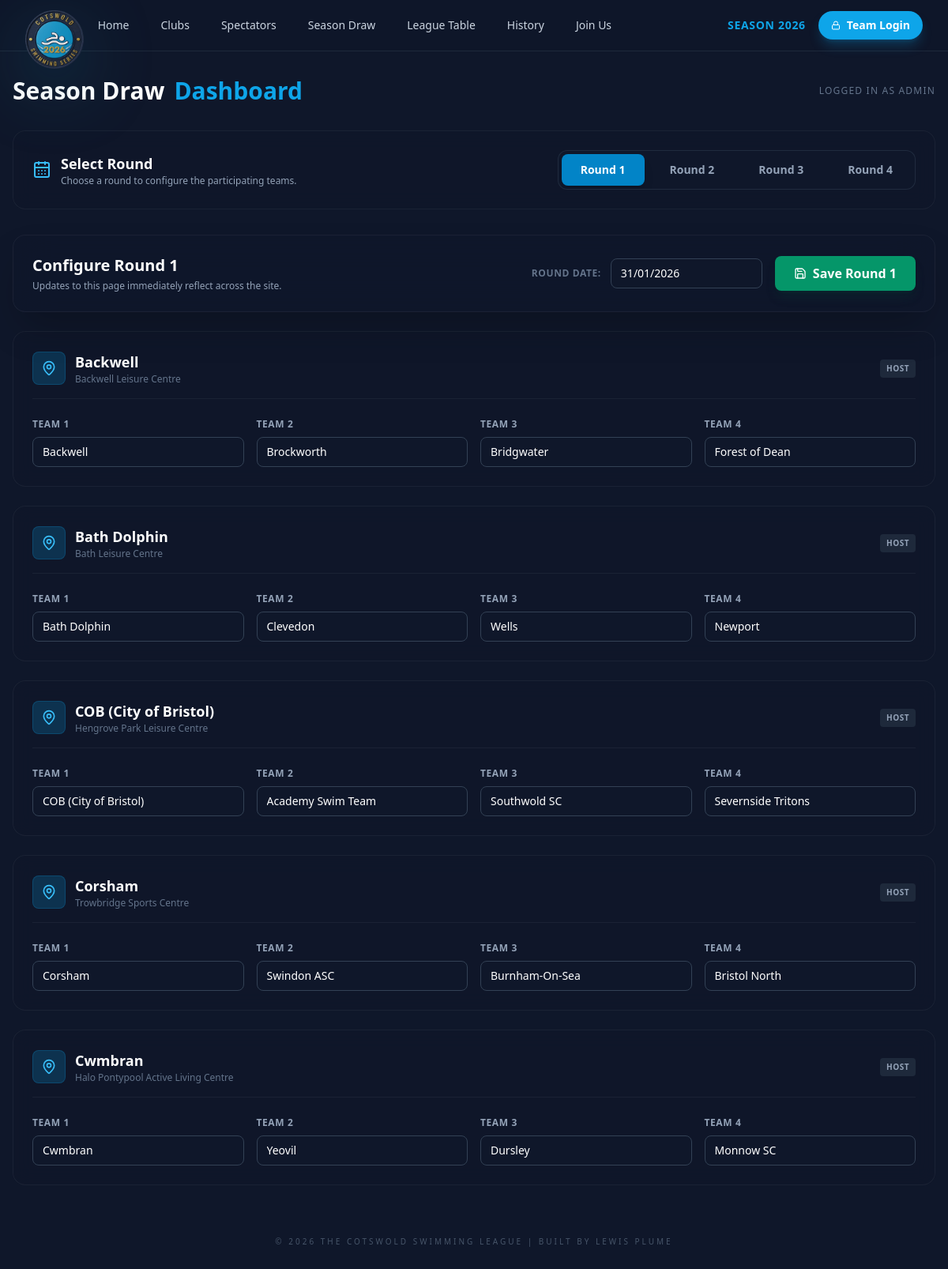
Page /_legacy/edit_draw.php (signed in) on the committed database.
### tables this page shows
CREATE TABLE `venue_details` (
  `id` int(11) NOT NULL AUTO_INCREMENT,
  `club_id` int(11) DEFAULT NULL,
  `round_number` int(11) NOT NULL,
  `venue_name` varchar(255) DEFAULT NULL,
  `address` text DEFAULT NULL,
  `warmup_time` varchar(100) DEFAULT 'Refer to Host',
  `start_time` varchar(100) DEFAULT NULL,
  `payment_info` varchar(255) DEFAULT 'Cash Only',
  `parking_info` text DEFAULT NULL,
  `updated_at` timestamp NOT NULL DEFAULT current_timestamp() ON UPDATE current_timestamp(),
  `team_1_id` int(11) DEFAULT NULL,
  `team_2_id` int(11) DEFAULT NULL,
  `team_3_id` int(11) DEFAULT NULL,
  `team_4_id` int(11) DEFAULT NULL,
  `round_date` varchar(50) DEFAULT NULL,
  `results_file` varchar(255) DEFAULT NULL,
  `teamsheet_link` varchar(500) DEFAULT NULL,
  PRIMARY KEY (`id`),
  KEY `fk_venue_club` (`club_id`),
  CONSTRAINT `fk_venue_club` FOREIGN KEY (`club_id`) REFERENCES `clubs` (`id`)
);

CREATE TABLE `clubs` (
  `id` int(11) NOT NULL AUTO_INCREMENT,
  `name` varchar(100) NOT NULL,
  `logo` varchar(50) DEFAULT NULL,
  `pool_name` varchar(100) DEFAULT NULL,
  `postcode` varchar(10) DEFAULT NULL,
  `website` varchar(255) DEFAULT NULL,
  PRIMARY KEY (`id`)
);

### db.php (called while the page is built, shortened)
<?php
function cotswold_config_value(string $key, string $default = ''): string
{
    return $default;
}
$servername = cotswold_config_value('COTSWOLD_DB_HOST', 'localhost');
$username = cotswold_config_value('COTSWOLD_DB_USER', 'root');
$password = cotswold_config_value('COTSWOLD_DB_PASS', '');
$dbname = cotswold_config_value('COTSWOLD_DB_NAME', 'cotswold_league');
try {
    $conn = new mysqli($servername, $username, $password, $dbname);
} catch (mysqli_sql_exception $e) {
    error_log('Database connection failed: ' . $e->getMessage());
    http_response_code(503);
    die('Service temporarily unavailable.');
}
$conn->query("CREATE TABLE IF NOT EXISTS global_settings (
    setting_key VARCHAR(50) PRIMARY KEY,
    setting_value VARCHAR(255) NOT NULL
) ENGINE=InnoDB DEFAULT CHARSET=utf8mb4");
$conn->query("INSERT IGNORE INTO global_settings (setting_key, setting_value) VALUES ('current_season_year', '2026')");
$season_query = $conn->query("SELECT setting_value FROM global_settings WHERE setting_key = 'current_season_year'");
if ($season_query && $row = $season_query->fetch_assoc()) {
    $current_season_year = (int)$row['setting_value'];
} else {
    $current_season_year = 2026;
}
?>

### _legacy/edit_draw.php (the view, shortened to what this page needs)
<?php
include 'db.php';
$all_clubs = [];
$c_sql = "SELECT id, name FROM clubs ORDER BY name ASC";
$c_res = $conn->query($c_sql);
if ($c_res) {
    while($row = $c_res->fetch_assoc()) {
        $all_clubs[] = $row;
    }
}
$selected_round = $_GET['round'] ?? 1;
$selected_round = intval($selected_round);
$round_venues = [];
$round_date_display = "";
$v_sql = "SELECT vd.*, c.name AS host_club_name
          FROM venue_details vd
          JOIN clubs c ON vd.club_id = c.id
          WHERE vd.round_number = ?
          ORDER BY c.name ASC";
$stmt = $conn->prepare($v_sql);
$stmt->bind_param("i", $selected_round);
$stmt->execute();
$v_res = $stmt->get_result();
if ($v_res) {
    while ($row = $v_res->fetch_assoc()) {
        $round_venues[] = $row;
        if (!empty($row['round_date'])) {
            $round_date_display = $row['round_date'];
        }
    }
}
?>
<!DOCTYPE html>
<html lang="en">
<head>
    <script src="https://cdn.tailwindcss.com"></script>
</head>
<body class="text-white font-sans min-h-screen flex flex-col">
    <?php include 'nav.php'; ?>
    <div class="max-w-7xl mx-auto w-full px-4 py-8 flex-grow">
        <div class="flex items-center justify-between mb-8">
            <h1 class="text-3xl font-bold flex items-center gap-3">
                Season Draw <span class="text-sky-500">Dashboard</span>
            </h1>
            <div class="text-end">
                 <p class="text-xs text-slate-500 uppercase tracking-widest">Logged in as Admin</p>
            </div>
        </div>
        <div class="glass-panel p-6 rounded-2xl border border-white/5 mb-8 flex flex-col md:flex-row justify-between items-center gap-4">
            <div class="flex items-center gap-3">
                <i data-lucide="calendar-days" class="w-6 h-6 text-sky-400"></i>
                <div>
                    <h2 class="text-lg font-bold text-white">Select Round</h2>
                    <p class="text-xs text-slate-400">Choose a round to configure the participating teams.</p>
                </div>
            </div>
            <div class="flex gap-2 bg-slate-900 overflow-hidden border border-slate-700/50 p-1 rounded-xl">
                <?php for($i = 1; $i <= 4; $i++): ?>
                    <a href="?round=<?php echo $i; ?>" class="px-6 py-2.5 rounded-lg text-sm font-bold transition-all <?php echo $selected_round === $i ? 'bg-sky-600 text-white shadow-lg' : 'text-slate-400 hover:text-white hover:bg-slate-800'; ?>">
                        Round <?php echo $i; ?>
                    </a>
                <?php endfor; ?>
            </div>
        </div>
        <form method="POST" class="space-y-6 relative">
            <div class="glass-panel p-6 rounded-2xl border border-white/5 bg-slate-900/50 flex flex-col md:flex-row justify-between items-center gap-4 sticky top-4 z-20 shadow-2xl backdrop-blur-xl">
                <div>
                    <h2 class="text-xl font-bold flex items-center gap-2">
                        Configure Round <?php echo $selected_round; ?>
                    </h2>
                    <p class="text-xs text-slate-400 text-left mt-1">Updates to this page immediately reflect across the site.</p>
                </div>
                <div class="flex flex-col md:flex-row items-center gap-4">
                    <div class="flex items-center gap-3 w-full">
                        <label class="text-xs font-bold text-slate-500 uppercase tracking-wider flex-shrink-0">Round Date:</label>
                        <input type="text" name="round_date" value="<?php echo htmlspecialchars($round_date_display); ?>" class="w-48 bg-slate-900 border border-slate-700 rounded-lg px-3 py-2 text-sm focus:border-sky-500 focus:outline-none transition-colors" placeholder="e.g. 31/01/2026">
                    </div>
                    <button type="submit" name="update_draw" class="w-full md:w-auto bg-emerald-600 hover:bg-emerald-500 text-white font-bold py-2.5 px-6 rounded-lg transition-colors flex items-center justify-center gap-2 shadow-lg shadow-emerald-900/20 whitespace-nowrap">
                        <i data-lucide="save" class="w-4 h-4"></i> Save Round <?php echo $selected_round; ?>
                    </button>
                </div>
            </div>
            <?php if (empty($round_venues)): ?>
                 <div class="text-center py-12 glass-panel rounded-2xl border border-white/5">
                    <div class="bg-slate-800/50 rounded-full p-4 inline-block mb-4">
                        <i data-lucide="alert-circle" class="w-8 h-8 text-slate-500"></i>
                    </div>
                    <h3 class="text-lg font-bold text-white">No Venues Found</h3>
                    <p class="text-slate-400 text-sm max-w-md mx-auto">There are no host venues configured for Round <?php echo $selected_round; ?> yet. Please set up the hosts in the Host Venue Management page first.</p>
                 </div>
            <?php else: ?>
                <div class="grid grid-cols-1 gap-6">
                    <?php foreach ($round_venues as $venue): ?>
                        <div class="glass-panel p-6 rounded-2xl border border-white/5 relative overflow-hidden group">
                            <div class="flex items-center justify-between mb-6 pb-4 border-b border-white/5">
                                <div class="flex items-center gap-3">
                                    <div class="bg-sky-500/20 p-2.5 rounded-lg border border-sky-500/20">
                                        <i data-lucide="map-pin" class="w-5 h-5 text-sky-400"></i>
                                    </div>
                                    <div>
                                        <h3 class="text-lg font-bold text-white"><?php echo htmlspecialchars($venue['host_club_name']); ?></h3>
                                        <p class="text-xs text-slate-500"><?php echo htmlspecialchars($venue['venue_name'] ?: 'Venue TBA'); ?></p>
                                    </div>
                                </div>
                                <span class="bg-slate-800 text-slate-400 text-[10px] font-bold px-2 py-1 rounded uppercase tracking-wider">Host</span>
                            </div>
                            <div class="grid grid-cols-1 sm:grid-cols-2 lg:grid-cols-4 gap-4 relative z-10">
                                <?php for($t = 1; $t <= 4; $t++):
                                    $col_name = "team_{$t}_id";
                                    $team_val = $venue[$col_name];
                                ?>
                                    <div>
                                        <label class="block text-xs font-bold text-slate-400 uppercase tracking-wider mb-2">Team <?php echo $t; ?></label>
                                        <select name="venue[<?php echo $venue['id']; ?>][team_<?php echo $t; ?>]" class="w-full bg-slate-900 border border-slate-700 text-white rounded-lg px-3 py-2 text-sm focus:border-sky-500 focus:outline-none transition-colors appearance-none cursor-pointer">
                                            <?php foreach ($all_clubs as $club): ?>
                                                <option value="<?php echo $club['id']; ?>" <?php echo ($team_val == $club['id']) ? 'selected' : ''; ?>>
                                                    <?php echo htmlspecialchars($club['name']); ?>
                                                </option>
                                            <?php endforeach; ?>
                                        </select>
                                    </div>
                                <?php endfor; ?>
                            </div>
                        </div>
                    <?php endforeach; ?>
                </div>
            <?php endif; ?>
        </form>
    </div>
    <footer class="mt-auto text-center text-slate-600 text-[10px] uppercase tracking-[0.3em] py-8">
        &copy; 2026 The Cotswold Swimming League | Built by Lewis Plume
    </footer>
</body>
</html>

### nav.php (shortened to what this page needs)
<?php
$currentScript = basename($_SERVER['SCRIPT_NAME'] ?? '');
$enableLogoFlair = $currentScript !== 'index.php';
$navSeasonYear = isset($current_season_year) ? (int)$current_season_year : 2026;
?>
<nav class="border-b border-slate-800 bg-slate-900/95 backdrop-blur-md sticky top-0 z-50 print:hidden">
    <div class="max-w-7xl mx-auto px-4 sm:px-6 lg:px-8">
        <div class="flex items-center justify-between h-16">
            <div class="flex items-center">
                <a href="index" class="league-logo-link<?php echo $enableLogoFlair ? ' league-logo-fx' : ''; ?>">
                    <img class="h-10 w-auto league-logo-img" src="images/league-logo.svg" alt="Cotswold League">
                </a>
                <div class="hidden md:block">
                    <div class="ml-10 flex items-baseline space-x-4">
                        <a href="index"
                            class="text-slate-300 hover:text-white px-3 py-2 rounded-md text-sm font-medium transition-colors">Home</a>
                        <a href="clubs"
                            class="text-slate-300 hover:text-white px-3 py-2 rounded-md text-sm font-medium transition-colors">Clubs</a>
                        <a href="spectators"
                            class="text-slate-300 hover:text-white px-3 py-2 rounded-md text-sm font-medium transition-colors">Spectators</a>
                        <a href="season-draw"
                            class="text-slate-300 hover:text-white px-3 py-2 rounded-md text-sm font-medium transition-colors">Season Draw</a>
                        <a href="table"
                            class="text-slate-300 hover:text-white px-3 py-2 rounded-md text-sm font-medium transition-colors">League
                            Table</a>
                        <a href="history"
                            class="text-slate-300 hover:text-white px-3 py-2 rounded-md text-sm font-medium transition-colors">History</a>
                        <a href="join"
                            class="text-slate-300 hover:text-white px-3 py-2 rounded-md text-sm font-medium transition-colors">Join
                            Us</a>
                    </div>
                </div>
            </div>
            <div class="flex items-center gap-4">
                <div class="hidden sm:block text-sky-500 font-bold text-sm tracking-wider uppercase">Season <?php echo $navSeasonYear; ?></div>
                <a href="admin"
                    class="hidden md:inline-flex items-center gap-2 rounded-full bg-sky-500 px-4 py-2 text-sm font-semibold text-white shadow-lg shadow-sky-500/25 transition-all hover:bg-sky-400 hover:shadow-sky-400/30 hover:-translate-y-0.5 focus:outline-none focus:ring-2 focus:ring-sky-300 focus:ring-offset-2 focus:ring-offset-slate-900">
                    <i data-lucide="lock" class="w-3 h-3"></i> Team Login
                </a>
            </div>
        </div>
    </div>
</nav>

### _legacy/edit_draw.php (style rules this page uses)
body { background-color: #0f172a; }
.glass-panel { background: rgba(15, 23, 42, 0.8); backdrop-filter: blur(12px); border: 1px solid rgba(255, 255, 255, 0.05); }

### nav.php (style rules this page uses)
.league-logo-link { display: inline-flex; align-items: center; }
.league-logo-fx .league-logo-img { transform-origin: left center; transition: transform 550ms cubic-bezier(0.22, 1, 0.36, 1), filter 350ms ease; will-change: transform, filter; }
.league-logo-fx:not(.is-compact) .league-logo-img { transform: translateY(18px) scale(1.85); filter: drop-shadow(0 12px 24px rgba(14, 116, 144, 0.35)); }

### rows in the picture
venue_details: round_date "31/01/2026", club.name "Cwmbran", venue_name "Halo Pontypool Active Living Centre", team_1+id "Cwmbran", team_2+id "Yeovil", team_3+id "Dursley", team_4+id "Monnow SC"
venue_details: club.name "Backwell", venue_name "Backwell Leisure Centre", team_1+id "Backwell", team_2+id "Brockworth", team_3+id "Bridgwater", team_4+id "Forest of Dean"
venue_details: club.name "Bath Dolphin", venue_name "Bath Leisure Centre", team_1+id "Bath Dolphin", team_2+id "Clevedon", team_3+id "Wells", team_4+id "Newport"
venue_details: club.name "COB (City of Bristol)", venue_name "Hengrove Park Leisure Centre", team_1+id "COB (City of Bristol)", team_2+id "Academy Swim Team", team_3+id "Southwold SC", team_4+id "Severnside Tritons"
venue_details: club.name "Corsham", venue_name "Trowbridge Sports Centre", team_1+id "Corsham", team_2+id "Swindon ASC", team_3+id "Burnham-On-Sea", team_4+id "Bristol North"

### other values in the picture
$navSeasonYear "2026"
$selected_round "1"
